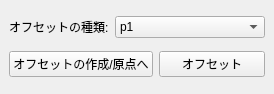
<?xml version="1.0" encoding="UTF-8"?>
<ui version="4.0">
 <class>MainWindow</class>
 <widget class="QMainWindow" name="MainWindow">
  <property name="geometry">
   <rect>
    <x>0</x>
    <y>0</y>
    <width>274</width>
    <height>94</height>
   </rect>
  </property>
  <property name="windowTitle">
   <string>MainWindow</string>
  </property>
  <widget class="QWidget" name="centralwidget">
   <layout class="QVBoxLayout" name="verticalLayout">
    <item>
     <layout class="QHBoxLayout" name="horizontalLayout" stretch="0,1">
      <item>
       <widget class="QLabel" name="label">
        <property name="text">
         <string>オフセットの種類:</string>
        </property>
       </widget>
      </item>
      <item>
       <widget class="QComboBox" name="type_cmbbox">
        <item>
         <property name="text">
          <string>p1</string>
         </property>
        </item>
        <item>
         <property name="text">
          <string>p2</string>
         </property>
        </item>
       </widget>
      </item>
     </layout>
    </item>
    <item>
     <layout class="QHBoxLayout" name="horizontalLayout_2">
      <item>
       <widget class="QPushButton" name="create_offset_btn">
        <property name="text">
         <string>オフセットの作成/原点へ</string>
        </property>
       </widget>
      </item>
      <item>
       <widget class="QPushButton" name="offset_btn">
        <property name="text">
         <string>オフセット</string>
        </property>
       </widget>
      </item>
     </layout>
    </item>
   </layout>
  </widget>
 </widget>
 <resources/>
 <connections/>
</ui>
